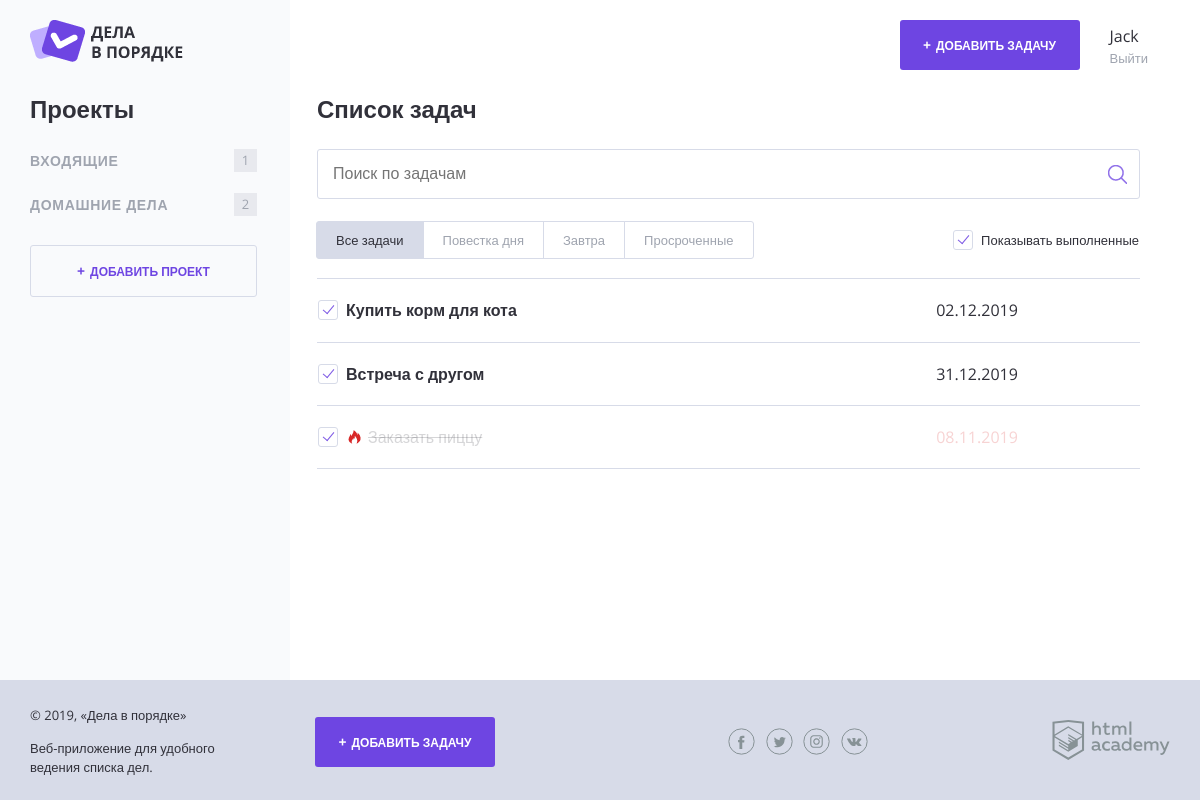
The page / on the database its author committed.
### tables this page shows
CREATE TABLE project (
    id         INT AUTO_INCREMENT PRIMARY KEY,
    title      VARCHAR(50) NOT NULL,
    user_id    INT NOT NULL,
    FOREIGN KEY (user_id)  REFERENCES user (id),
    INDEX (user_id)
);

CREATE TABLE task (
    id         INT AUTO_INCREMENT PRIMARY KEY,
    creation_date   TIMESTAMP DEFAULT  CURRENT_TIMESTAMP,
    status     INT NOT NULL,
    task_name   VARCHAR(50) NOT NULL,
    file_link  VARCHAR(100),
    deadline   DATETIME NOT NULL,
    user_id    INT NOT NULL,
    project_id    INT NOT NULL,
    FOREIGN KEY (user_id)     REFERENCES user (id),
    FOREIGN KEY (project_id)  REFERENCES project (id),
    INDEX (creation_date)
);

### helpers.php (called while the page is built, shortened)
<?php
function include_template($name, array $data = []) {
    $name = 'templates/' . $name;
    extract($data);
    require $name;
    $result = ob_get_clean();
    return $result;
}

### functions.php (called while the page is built, shortened)
<?php
function currentProjects($connect, $user_id) {
    $sql = "SELECT p.title, p.id, COUNT(t.id) AS task_count FROM project p
    LEFT JOIN task t ON t.project_id = p.id WHERE t.user_id = $user_id GROUP BY p.id";
    $result = mysqli_query($connect, $sql);
    return $projects = mysqli_fetch_all($result, MYSQLI_ASSOC);
};
function allTasks($connect, $user_id) {
    $sql = "SELECT id, creation_date, status, task_name, file_link, deadline, user_id, project_id
    FROM task WHERE user_id = $user_id";
    $result = mysqli_query($connect, $sql);
    $tasks = mysqli_fetch_all($result, MYSQLI_ASSOC);
    return $tasks;
};
function idCheck($connect, $id)
{
    $sql = "SELECT id FROM  project WHERE id = ?";
    $stmt = mysqli_prepare($connect, $sql);
    mysqli_stmt_bind_param($stmt, 'i', $id);
    mysqli_stmt_execute($stmt);
    $result = mysqli_stmt_get_result($stmt);
    $list = mysqli_fetch_all($result);
    return empty(!$list) ? true : false;
};
function is_task_urgent(?string $date): int
{
    $sec_in_hours = 3600;
    $end_ts = strtotime($date);
    $ts_diff = $end_ts - time();
    $time = floor($ts_diff / $sec_in_hours);
    return $time <= 24;
};

### init.php (called while the page is built, shortened)
<?php
$show_complete_tasks = rand(0, 1);

### templates/main.php (the view, shortened to what this page needs)
<section class="content__side">
                <h2 class="content__side-heading">Проекты</h2>
                <nav class="main-navigation">
                    <ul class="main-navigation__list">
                    <?php foreach ($projects as $project): ?>
                        <li class="main-navigation__list-item">
                            <a class="main-navigation__list-item-link <?php if($id == $project["id"]): ?>main-navigation__list-item--active <?php endif ?>" href="?project=<?=$project["id"]?>"><?=htmlspecialchars($project["title"]);?></a>
                            <span class="main-navigation__list-item-count"><?= $project["task_count"]; ?></span>
                        </li>
                    <?php endforeach; ?>
                    </ul>
                </nav>
                <a class="button button--transparent button--plus content__side-button"
                   href="pages/form-project.html" target="project_add">Добавить проект</a>
            </section>
            <main class="content__main">
                <h2 class="content__main-heading">Список задач</h2>
                <form class="search-form" action="index.php" method="post" autocomplete="off">
                    <input class="search-form__input" type="text" name="" value="" placeholder="Поиск по задачам">
                    <input class="search-form__submit" type="submit" name="" value="Искать">
                </form>
                <div class="tasks-controls">
                    <nav class="tasks-switch">
                        <a href="/" class="tasks-switch__item tasks-switch__item--active">Все задачи</a>
                        <a href="/" class="tasks-switch__item">Повестка дня</a>
                        <a href="/" class="tasks-switch__item">Завтра</a>
                        <a href="/" class="tasks-switch__item">Просроченные</a>
                    </nav>
                    <label class="checkbox">
                        <span class="checkbox__text">Показывать выполненные</span>
                    </label>
                </div>
                <table class="tasks">
                 <?php foreach ($tasks as $item): ?>
                      <tr class="tasks__item task <?php if ($item["status"]): ?>task--completed<?php endif; ?>
                      <?php if (is_task_urgent($item["deadline"])): ?>task--important<?php endif; ?>">
                        <td class="task__select">
                          <label class="checkbox task__checkbox">
                            <span class="checkbox__text"><?=htmlspecialchars($item["task_name"]); ?></span>
                          </label>
                        </td>
                        <td class="task__date"><?= htmlspecialchars(date("d.m.Y", strtotime($item["deadline"]))); ?></td>
                        <td class="task__controls"></>
                      </tr>
                 <?php endforeach; ?>
                </table>
            </main>

### templates/layout.php (shortened to what this page needs)
<!DOCTYPE html>
<html lang="ru">
<head>
    <link rel="stylesheet" href="css/normalize.css">
    <link rel="stylesheet" href="css/style.css">
    <link rel="stylesheet" href="css/flatpickr.min.css">
</head>
<body>
<div class="page-wrapper">
    <div class="container container--with-sidebar">
        <header class="main-header">
            <a href="/">
                <img src="img/logo.png" width="153" height="42" alt="Логотип Дела в порядке">
            </a>
            <div class="main-header__side">
                <a class="main-header__side-item button button--plus open-modal" href="add.php">Добавить задачу</a>
                <div class="main-header__side-item user-menu">
                    <div class="user-menu__data">
                        <p><?= $user; ?></p>
                        <a href="#">Выйти</a>
                    </div>
                </div>
            </div>
        </header>
        <div class="content">
            <?= $content; ?>
        </div>
    </div>
</div>
<footer class="main-footer">
    <div class="container">
        <div class="main-footer__copyright">
            <p>© 2019, «Дела в порядке»</p>
            <p>Веб-приложение для удобного ведения списка дел.</p>
        </div>
        <a class="main-footer__button button button--plus" href="add.php">Добавить задачу</a>
        <div class="main-footer__social social">
            <a class="social__link social__link--facebook" href="#">
            </a>
            <a class="social__link social__link--twitter" href="#">
            </a>
            <a class="social__link social__link--instagram" href="#">
            </a>
            <a class="social__link social__link--vkontakte" href="#">
            </a>
        </div>
        <div class="main-footer__developed-by">
            <a href="https://htmlacademy.ru/intensive/php">
                <img src="img/htmlacademy.svg" alt="HTML Academy" width="118" height="40">
            </a>
        </div>
    </div>
</footer>
</body>
</html>

### index.php
<?php
require_once('helpers.php');
require_once('functions.php');
require('init.php');
$id = filter_input(INPUT_GET,'project', FILTER_SANITIZE_NUMBER_INT);
$user_id = 2;
$projects = currentProjects($connect, $user_id);
if (isset($id)) {
    $tasks = currentTask($connect, $id, $user_id);
} else {
    $tasks = allTasks($connect, $user_id);
};
if (idCheck($connect, $id) || !isset($id)) {
$page_content = include_template('main.php', [
    'show_complete_tasks' => $show_complete_tasks,
    'tasks' => $tasks,
    'projects' => $projects,
    'id' => $id
]);
$layout_content = include_template('layout.php', [
    'content' => $page_content,
    'title' => "Дела в порядке",
    "user" => "Jack"
]);
print($layout_content);
} else {
    var_dump(http_response_code(404));
}
?>

### rows shown on the page
project: title "ВХОДЯЩИЕ", task_count "1"
project: title "ДОМАШНИЕ ДЕЛА", task_count "2"
task: task_name "Купить корм для кота", deadline "02.12.2019"
task: task_name "Встреча с другом", deadline "31.12.2019"
task: task_name "Заказать пиццу", deadline "08.11.2019"

### other values the page prints
$user "Jack"
